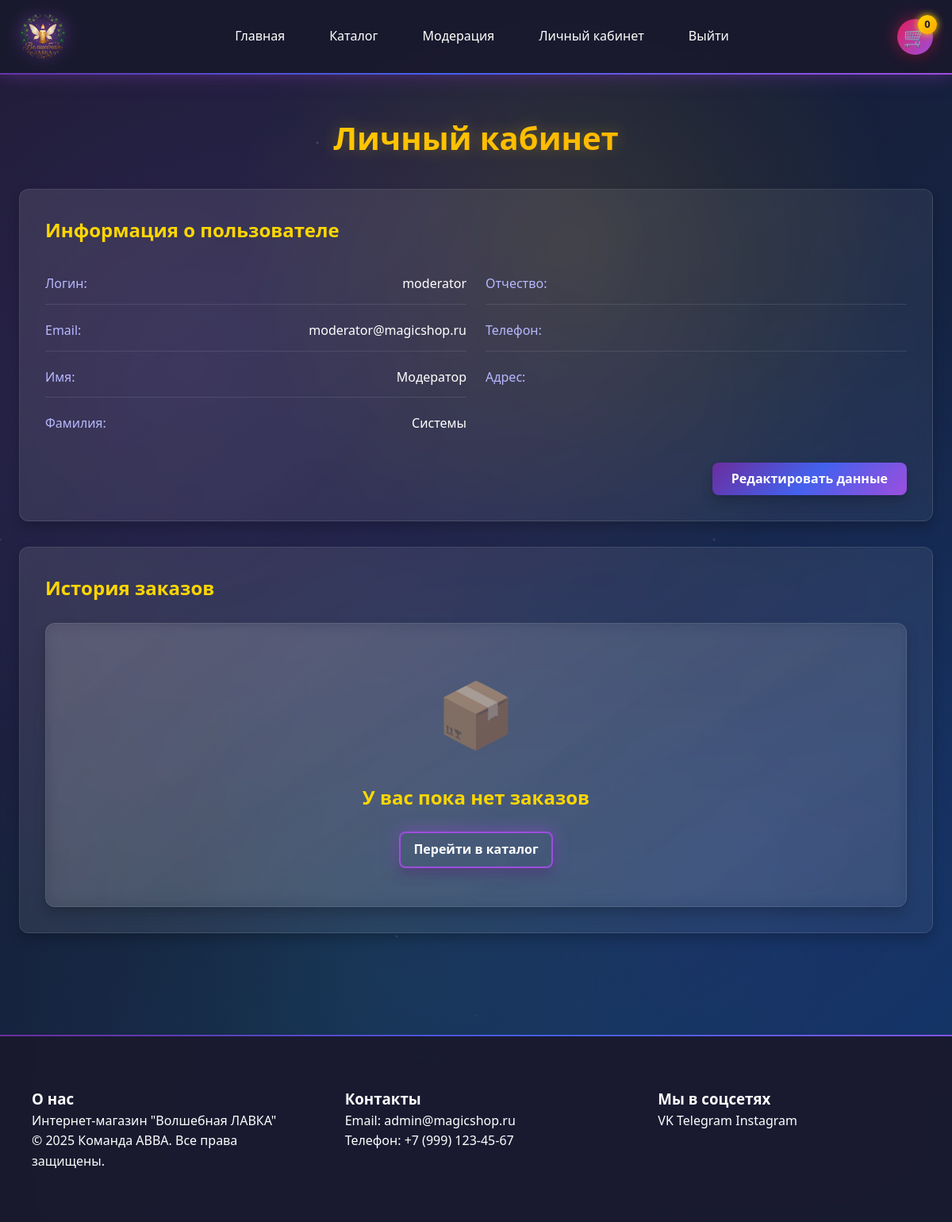
/users/profile.php (signed in), run on the app's committed database.
### tables this page shows
CREATE TABLE users (
    id INT PRIMARY KEY AUTO_INCREMENT,
    username VARCHAR(50) UNIQUE NOT NULL,
    password VARCHAR(255) NOT NULL,
    email VARCHAR(100) UNIQUE NOT NULL,
    first_name VARCHAR(50),
    last_name VARCHAR(50),
    middle_name VARCHAR(50),
    phone VARCHAR(20),
    zip_code VARCHAR(10),
    region VARCHAR(50),
    city VARCHAR(50),
    street VARCHAR(100),
    house VARCHAR(10),
    apartment VARCHAR(10),
    role ENUM('admin', 'moderator', 'customer') NOT NULL DEFAULT 'customer',
     
    last_login TIMESTAMP NULL DEFAULT NULL,
    failed_attempts INT DEFAULT 0,
    locked_until TIMESTAMP NULL DEFAULT NULL,
    created_at TIMESTAMP DEFAULT CURRENT_TIMESTAMP,
    
     
    INDEX idx_users_email (email),
    INDEX idx_users_username (username),
    INDEX idx_users_role (role)
);

### includes/functions.php (called while the page is built, shortened)
<?php
function getAdminContactInfo() {
    global $conn;
    $stmt = $conn->prepare("SELECT email, phone FROM users WHERE role = 'admin' LIMIT 1");
    $stmt->execute();
    return $stmt->get_result()->fetch_assoc();
}
function getUserById($id) {
    global $conn;
    $stmt = $conn->prepare("SELECT * FROM users WHERE id = ?");
    $stmt->bind_param("i", $id); $stmt->execute();
    return $stmt->get_result()->fetch_assoc();
}
?>

### includes/config.php (called while the page is built, shortened)
<?php
function sanitize($input) {
    return htmlspecialchars($input ?? '', ENT_QUOTES | ENT_HTML5, 'UTF-8');
}
function e($str) {
    return sanitize($str);
}

### users/profile.php (the view, shortened to what this page needs)
<?php
require_once __DIR__ . '/../includes/header.php';
$user_id = $_SESSION['user_id'];
$user = getUserById($user_id);
?>
<section class="section">
    <div class="container">
        <h1 class="page-title">Личный кабинет</h1>
        <div class="profile-section">
            <h2>Информация о пользователе</h2>
            <div class="profile-data-wrapper">
                <div class="profile-info">
                    <div class="info-row">
                        <span class="info-label">Логин:</span>
                        <span class="info-value"><?php echo e($user['username']); ?></span>
                    </div>
                    <div class="info-row">
                        <span class="info-label">Email:</span>
                        <span class="info-value"><?php echo e($user['email']); ?></span>
                    </div>
                    <div class="info-row">
                        <span class="info-label">Имя:</span>
                        <span class="info-value"><?php echo e($user['first_name'] ?? ''); ?></span>
                    </div>
                    <div class="info-row">
                        <span class="info-label">Фамилия:</span>
                        <span class="info-value"><?php echo e($user['last_name'] ?? ''); ?></span>
                    </div>
                </div>
                <div class="profile-info">
                    <div class="info-row">
                        <span class="info-label">Отчество:</span>
                    </div>
                    <div class="info-row">
                        <span class="info-label">Телефон:</span>
                    </div>
                    <div class="info-row">
                        <span class="info-label">Адрес:</span>
                    </div>
                </div>
            </div>
            <div class="profile-actions">
                <a href="edit_profile.php" class="btn-edit-profile">Редактировать данные</a>
            </div>
        </div>
        <div class="profile-section orders-section">
            <h2>История заказов</h2>
            <?php include __DIR__ . '/orders.php'; ?>
        </div>
    </div>
</section>
<?php require_once __DIR__ . '/../includes/footer.php'; ?>

### includes/footer.php (shortened to what this page needs)
<?php
$admin_info = getAdminContactInfo();
?>
</main>
<footer>
<div class="footer-content">
    <div class="footer-section">
        <h3>О нас</h3>
        <p>Интернет-магазин "Волшебная ЛАВКА"</p>
        <p>&copy; 2025 Команда АВВА. Все права защищены.</p>
    </div>
    <div class="footer-section">
        <h3>Контакты</h3>
        <p>Email: <?php echo isset($admin_info['email']) && $admin_info['email'] !== '' ? sanitize($admin_info['email']) : 'info@magicshop.ru'; ?></p>
        <p>Телефон: <?php echo isset($admin_info['phone']) && $admin_info['phone'] !== '' ? sanitize($admin_info['phone']) : '+7 (999) 123-45-67'; ?></p>
    </div>
    <div class="footer-section">
        <h3>Мы в соцсетях</h3>
        <div class="social-links">
            <a href="#" class="social-link">VK</a>
            <a href="#" class="social-link">Telegram</a>
            <a href="#" class="social-link">Instagram</a>
        </div>
    </div>
</div>
</footer>
</body>
</html>

### data on the page
users: username "moderator", email "moderator@magicshop.ru", first_name "Модератор", last_name "Системы"
users: email "admin@magicshop.ru"

### other printed values
getBasketCount() "0"
